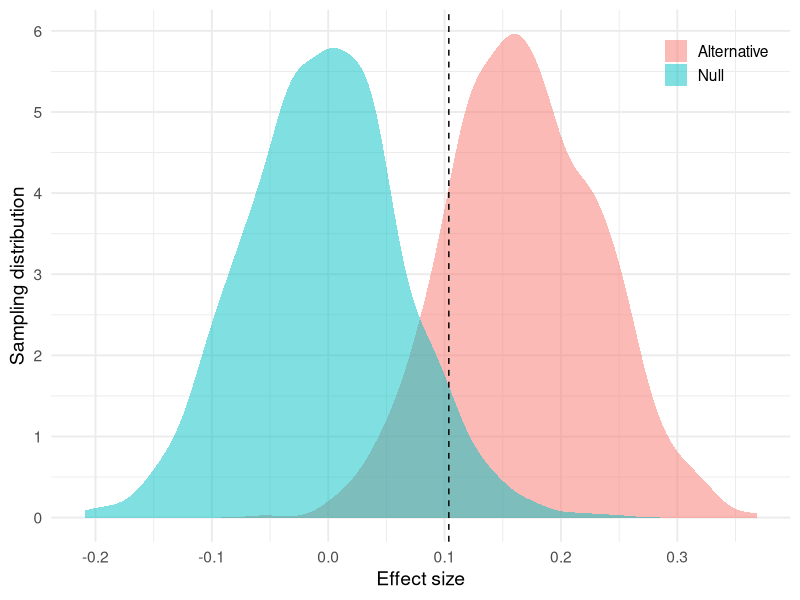

The R script that drew this image:
## ---- chunk 1
library(tidyverse)

set.seed(42)

data <- tibble(value = rlnorm(20000))

metric <- mean
alpha <- 0.05
beta <- 0.2
effect <- 0.1 * metric(data$value)

simulate <- function(n, N) {
  run <- function() {
    replicate(N, { metric(sample(data$value, n, replace = TRUE)) })
  }
  control_null <- run()
  treatment_null <- run()
  control_alternative <- run()
  treatment_alternative <- run() + effect
  effect_null <- treatment_null - control_null
  effect_alternative <- treatment_alternative - control_alternative
  critical_value <- quantile(effect_null, 1 - alpha)
  beta <- mean(effect_alternative < critical_value)
  list(effect_null = effect_null,
       effect_alternative = effect_alternative,
       critical_value = critical_value,
       beta = beta)
}

replication_count <- 1000
search_interval <- c(1, 10000)
target <- function(n) beta - simulate(as.integer(n), replication_count)$beta
sample_size <- as.integer(uniroot(target, interval = search_interval)$root)
## ---- chunk 2
theme_set(theme_minimal(base_size = 14))

result <- simulate(sample_size, replication_count)
tibble(Null = result$effect_null, Alternative = result$effect_alternative) %>%
  gather(group, value) %>%
  ggplot(aes(value, fill = group)) +
  geom_density(alpha = 0.5, color = NA) +
  geom_vline(xintercept = result$critical_value, linetype = 'dashed') +
  labs(x = 'Effect size', y = 'Sampling distribution') +
  scale_x_continuous(breaks = seq(-1, 1, by = 0.1)) +
  scale_y_continuous(breaks = seq(0, 10)) +
  theme(legend.title = element_blank(), legend.position = c(0.9, 0.9))
